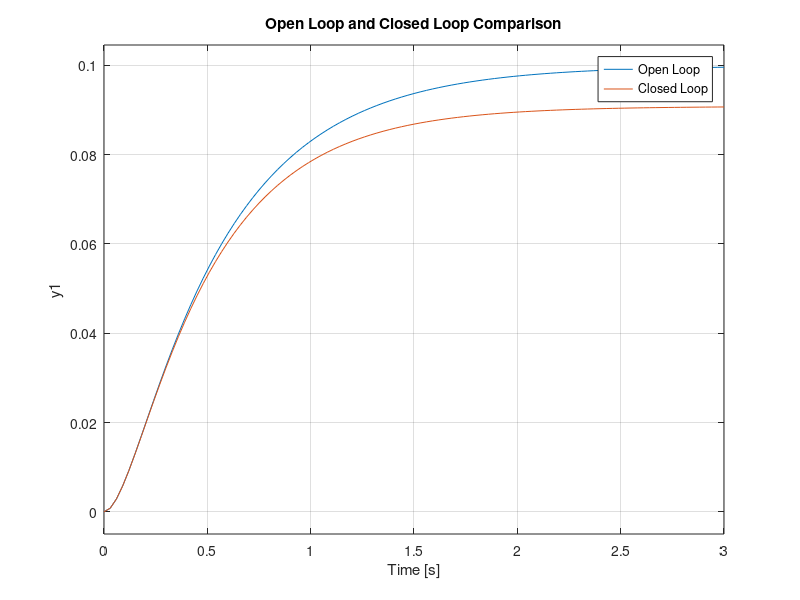

This chart was generated by the following MATLAB code:
clc; clear; close all; 
J = 0.01;   % J is derived from Newton's 2nd Law equation, moment of interia
b = 0.1;    % b is derived from Newton's 2nd Law equation, motor friction
K = 0.01;   % J is derived from Newton's 2nd Law equation, electromotive force constant
%link is:
%%https://ctms.engin.umich.edu/CTMS/index.php?example=MotorSpeed&section=SystemModeling#:~:text=From%20the%20figure%20above%2C%20we%20can%20derive%20the%20following%20governing%20equations%20based%20on%20Newton%27s%202nd%20law%20and%20Kirchhoff%27s%20voltage%20law.

R = 1;                      %derived from Kirchoff (Resistor)
L = 0.5;                    %derived from Kirchoff (Inductor)

num = [.01]                 % Coefficents of Transfer Function
denom =[0.005 0.06 .1001]   %
P_motor = tf(num,denom)     % Open Loop Transfer Function

%x2 = P_motor/(1+P_motor)   % Equation Implementation of Feedback loop
x2 = feedback(P_motor,1)    % Closed Loop Transfer Function

step(P_motor,x2)            % Open Loop(P_motor) Overlaid with Closed Loop (x2)
legend('Open Loop', 'Closed Loop')
title('Open Loop and Closed Loop Comparison')


